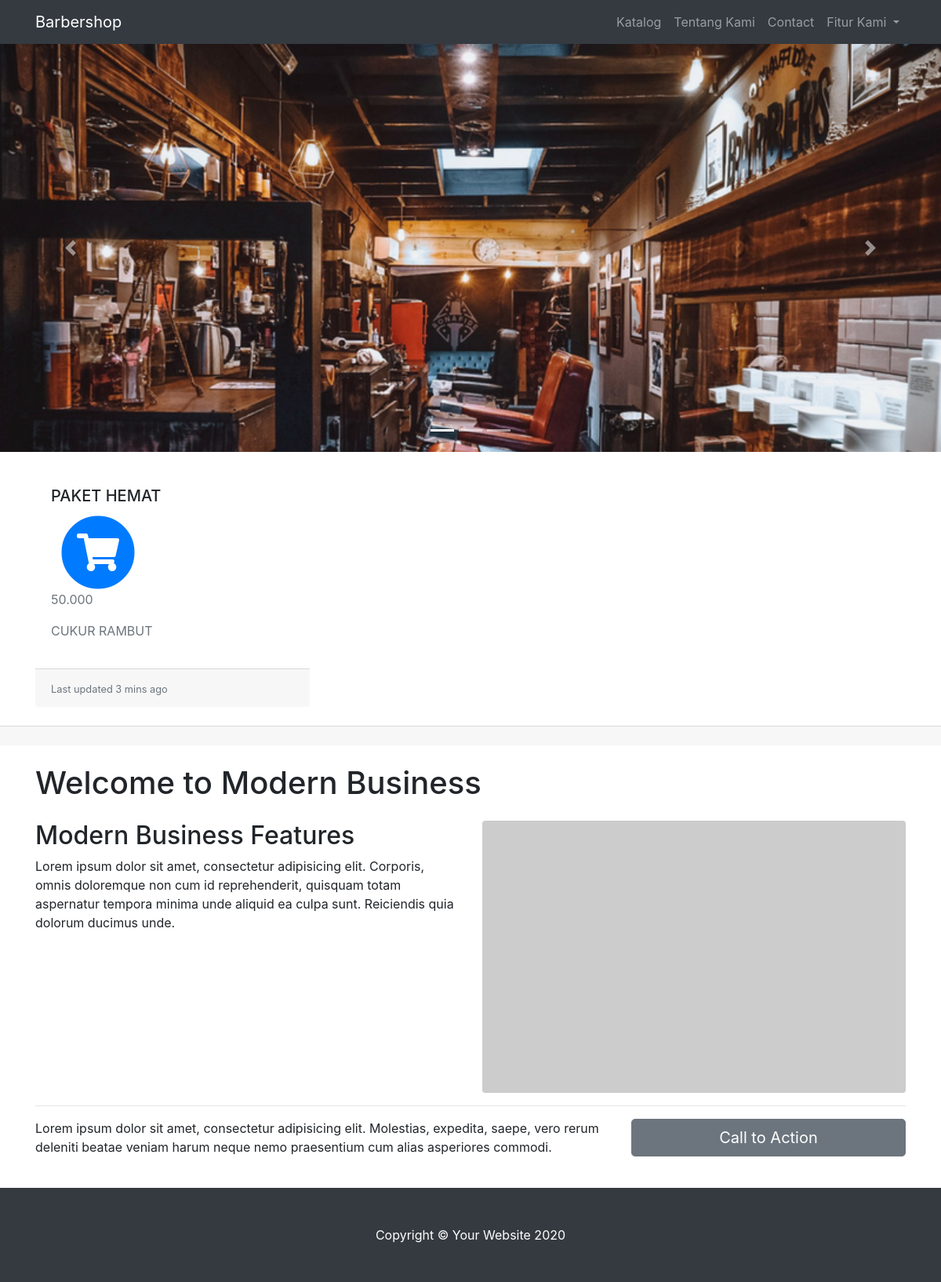
The app's page /tugas_barber/index.php/customer/dashboard_customer, older data.
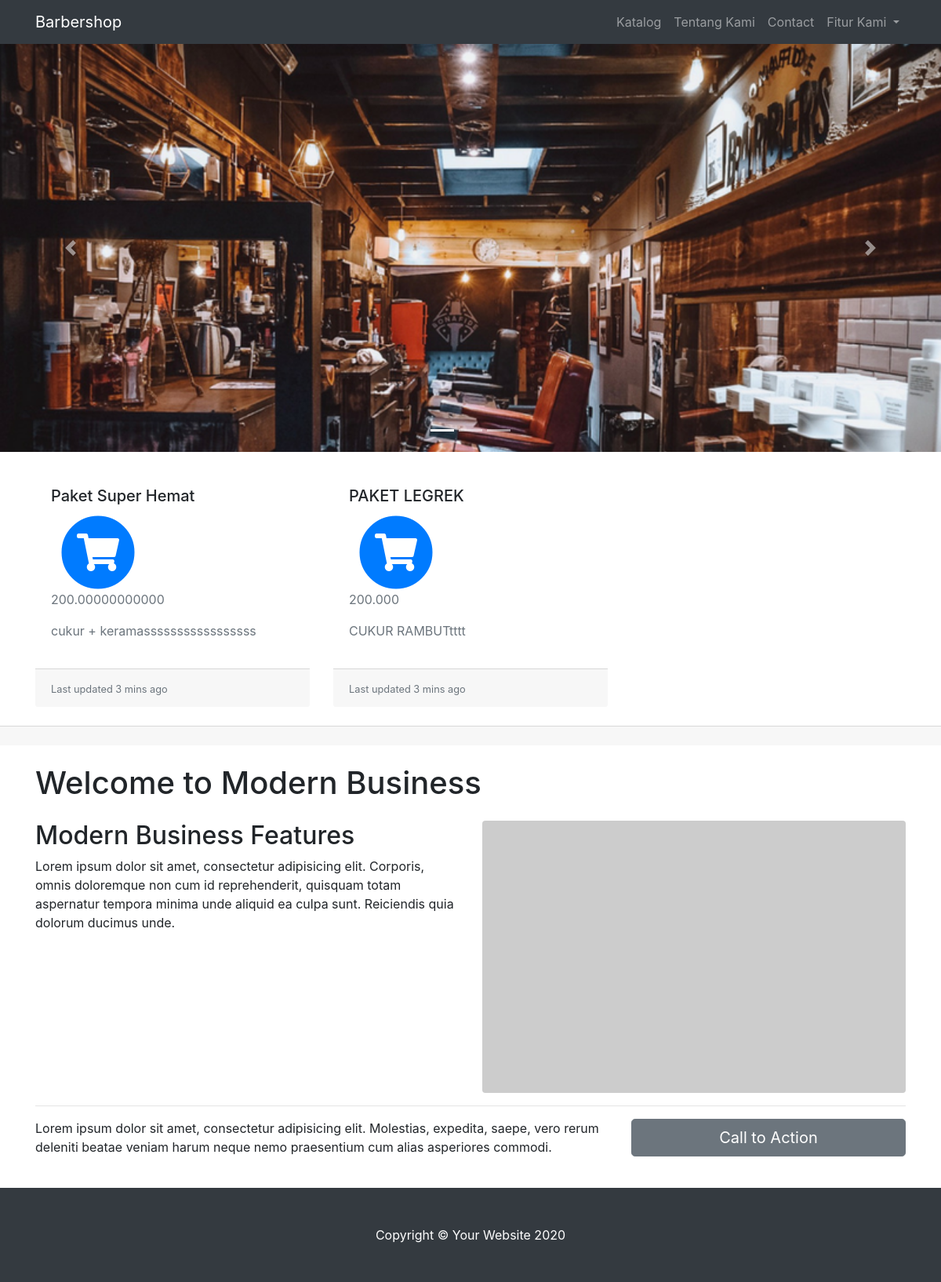
The same page, newer data.
### tables this page shows
CREATE TABLE `paket_cukur` (
  `id_paket` int(11) NOT NULL,
  `nama_paket` varchar(120) NOT NULL,
  `detail_paket` varchar(120) NOT NULL,
  `harga` varchar(50) NOT NULL
);

### tugas_barber/application/controllers/customer/dashboard_customer.php (called while the page is built)
<?php
class Dashboard_customer extends CI_Controller{
    public function index()
    {
        $data['paket'] = $this->paket_model->get_data('paket_cukur')->result();
        $this->load->view('template_customer/header');
        $this->load->view('customer/dashboard_customer',$data);
        $this->load->view('template_customer/footer');
    }
}
?>

### tugas_barber/index.php (called while the page is built, shortened)
<?php
require_once BASEPATH.'core/CodeIgniter.php';

### tugas_barber/application/models/paket_model.php (called while the page is built, shortened)
<?php
class Paket_model extends CI_model
{
    public function get_data($table)
    {
        return $this->db->get($table);
    }
}
?>

### tugas_barber/application/views/customer/dashboard_customer.php (the view, shortened to what this page needs)
<body>
  <nav class="navbar fixed-top navbar-expand-lg navbar-dark bg-dark fixed-top">
    <div class="container">
      <a class="navbar-brand" href="index.html">Barbershop</a>
      <div class="collapse navbar-collapse" id="navbarResponsive">
        <ul class="navbar-nav ml-auto">
          <li class="nav-item">
            <a class="nav-link" href="#">Katalog</a>
          </li>
          <li class="nav-item">
            <a class="nav-link" href="#">Tentang Kami</a>
          </li>
          <li class="nav-item">
            <a class="nav-link" href="#">Contact</a>
          </li>
          <li class="nav-item dropdown">
            <a class="nav-link dropdown-toggle" href="#" id="navbarDropdownPortfolio" data-toggle="dropdown" aria-haspopup="true" aria-expanded="false">
              Fitur Kami
            </a>
          </li>
        </ul>
      </div>
    </div>
  </nav>
  <header>
  <div id="carouselExampleIndicators" class="carousel slide" data-ride="carousel">
      <ol class="carousel-indicators">
        <li data-target="#carouselExampleIndicators" data-slide-to="0" class="active"></li>
        <li data-target="#carouselExampleIndicators" data-slide-to="1"></li>
        <li data-target="#carouselExampleIndicators" data-slide-to="2"></li>
      </ol>
      <div class="carousel-inner" >
        <div class="carousel-item active">
        <img src =<?php echo base_url('assets/img/slider1.png')?> class="d-block w-100" alt="image">
        </div>
      </div>
      <a class="carousel-control-prev" href="#carouselExampleIndicators" role="button" data-slide="prev">
        <span class="carousel-control-prev-icon" aria-hidden="true"></span>
      </a>
      <a class="carousel-control-next" href="#carouselExampleIndicators" role="button" data-slide="next">
        <span class="carousel-control-next-icon" aria-hidden="true"></span>
      </a>
    </div>
  </header>
<div class="container">
<div class="row mt-4">
<?php foreach($paket as $pk) : ?>
  <div class="col-lg-4 col-md-6 mb-4 mt-120px">
  <div class="card-h100 ">
   <div class="card-body" >
      <h5 class="card-title"><?php echo $pk->nama_paket ?></h5>
      <span class="fa-stack fa-3x">
      <i class="fas fa-circle fa-stack-2x text-primary"></i>
      <i class="fas fa-shopping-cart fa-stack-1x fa-inverse"></i>
    </span>
      <p class="text-muted"><?php echo $pk->harga ?></p>
      <p class="text-muted"><?php echo $pk->detail_paket ?></p>
    </div>
    <div class="card-footer">
      <small class="text-muted">Last updated 3 mins ago</small>
    </div>
  </div>
</div>
<?php endforeach; ?>
</div>
</div>
<div class="card-footer">
</div>
  <div class="container">
    <h1 class="my-4">Welcome to Modern Business</h1>
    <div class="row">
      <div class="col-lg-6">
        <h2>Modern Business Features</h2>
        <p>Lorem ipsum dolor sit amet, consectetur adipisicing elit. Corporis, omnis doloremque non cum id reprehenderit, quisquam totam aspernatur tempora minima unde aliquid ea culpa sunt. Reiciendis quia dolorum ducimus unde.</p>
      </div>
      <div class="col-lg-6">
        <img class="img-fluid rounded" src="http://placehold.it/700x450" alt="">
      </div>
    </div>
    <hr>
    <div class="row mb-4">
      <div class="col-md-8">
        <p>Lorem ipsum dolor sit amet, consectetur adipisicing elit. Molestias, expedita, saepe, vero rerum deleniti beatae veniam harum neque nemo praesentium cum alias asperiores commodi.</p>
      </div>
      <div class="col-md-4">
        <a class="btn btn-lg btn-secondary btn-block" href="#">Call to Action</a>
      </div>
    </div>
  </div>

### tugas_barber/application/views/template_customer/header.php (shortened to what this page needs)
<!DOCTYPE html>
<html lang="en">
<head>
  <link href="<?php echo base_url('assets/assets_customer/') ?>vendor/bootstrap/css/bootstrap.min.css" rel="stylesheet">
  <link rel="stylesheet" href="https://use.fontawesome.com/releases/v5.7.2/css/all.css">
  <link href="<?php echo base_url('assets/assets_customer/') ?>css/modern-business.css" rel="stylesheet">
</head>

### tugas_barber/application/views/template_customer/footer.php (shortened to what this page needs)
<footer class="py-5 bg-dark">
    <div class="container">
      <p class="m-0 text-center text-white">Copyright &copy; Your Website 2020</p>
    </div>
  </footer>
</body>
</html>

### tugas_barber/assets/assets_customer/css/modern-business.css (style rules this page uses)
body { padding-top: 56px; }
.carousel-item { height: 65vh; min-height: 300px; background: no-repeat center center scroll; -webkit-background-size: cover; -moz-background-size: cover; -o-background-size: cover; background-size: cover; }

Row changes from the older to the newer data that the page shows:
removed paket_cukur: nama_paket "PAKET HEMAT", harga "50.000", detail_paket "CUKUR RAMBUT"
added paket_cukur: nama_paket "Paket Super Hemat", harga "200.00000000000", detail_paket "cukur + keramasssssssssssssssss"
added paket_cukur: nama_paket "PAKET LEGREK", harga "200.000", detail_paket "CUKUR RAMBUTtttt"
